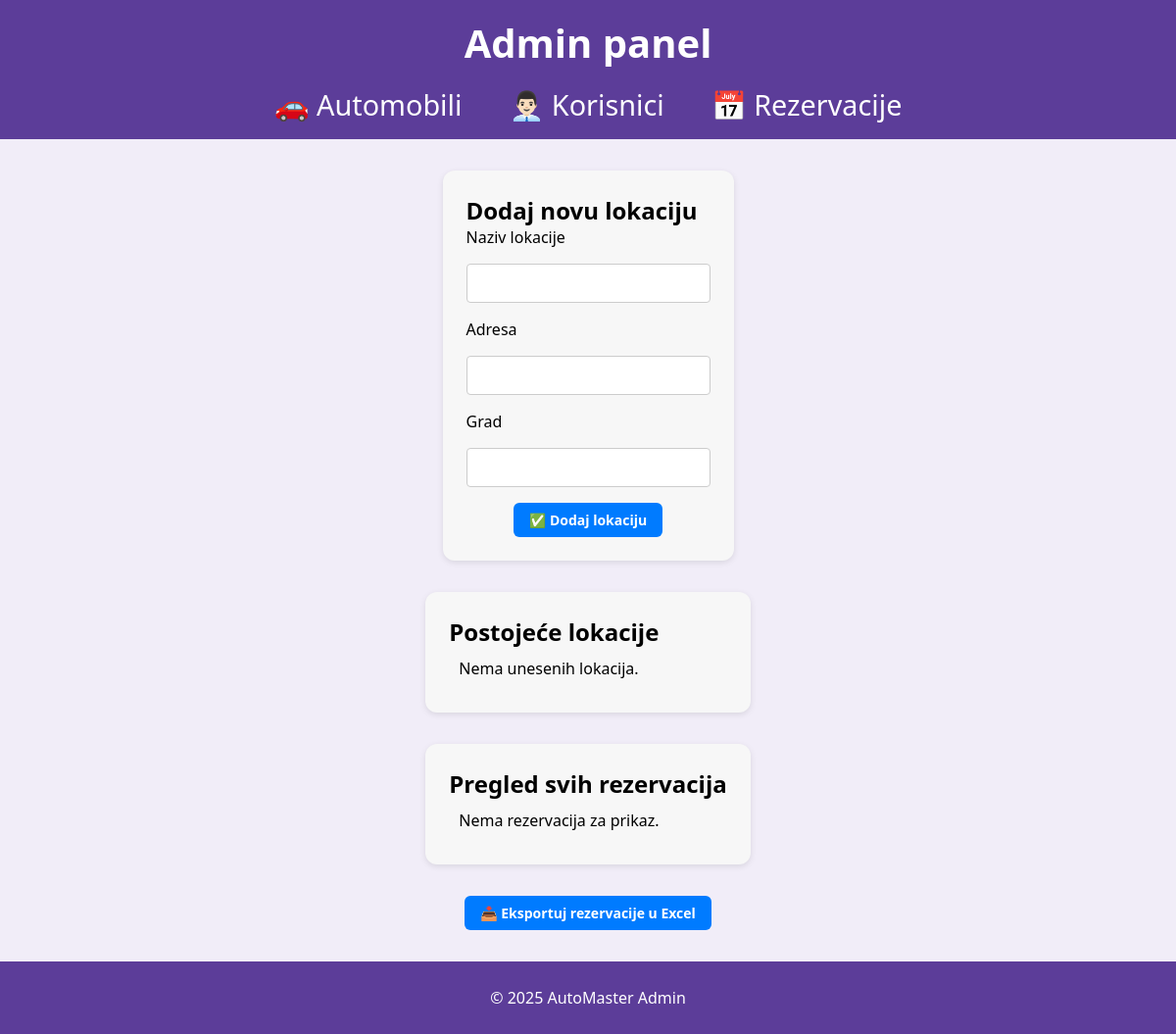
Page /admin/rezervacije (signed in) on the earlier database version.
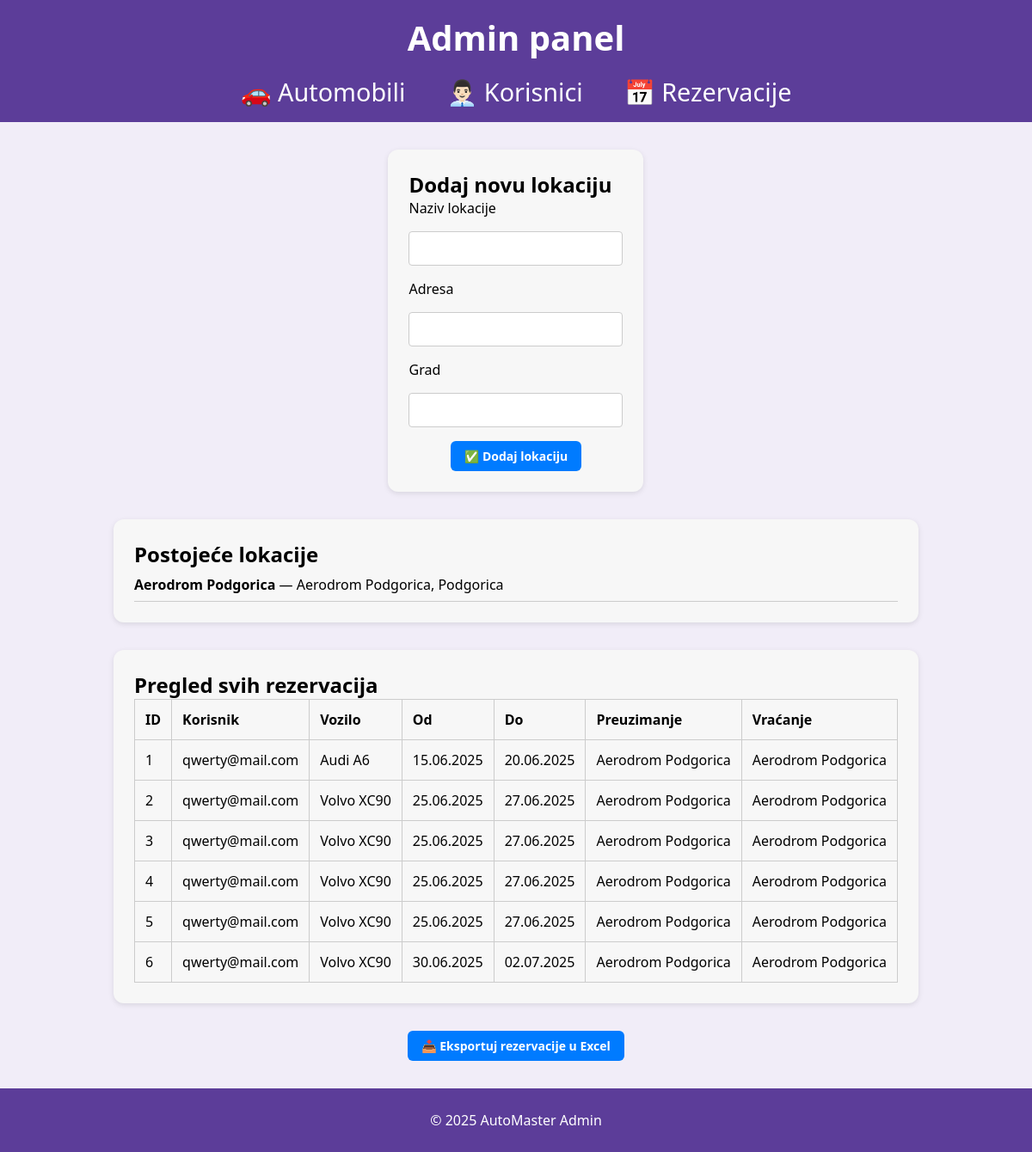
Same page on the later database version.
### app/models.py (models this page shows)
class Location(db.Model):
    __tablename__ = "locations"
    id = db.Column(db.Integer, primary_key=True)
    name = db.Column(db.String(100), nullable=False)
    address = db.Column(db.String(200))
    city = db.Column(db.String(100))

class Reservation(db.Model):
    __tablename__ = "reservations"
    id = db.Column(db.Integer, primary_key=True)
    car_id = db.Column(db.Integer, db.ForeignKey("cars.id"), nullable=False)
    user_id = db.Column(db.Integer, db.ForeignKey("users.id"), nullable=False)
    date_from = db.Column(db.Date, nullable=False)
    date_to = db.Column(db.Date, nullable=False)
    total_price = db.Column(db.Float)
    status = db.Column(db.String(20))
    pickup_location_id = db.Column(db.Integer, db.ForeignKey("locations.id"))
    return_location_id = db.Column(db.Integer, db.ForeignKey("locations.id"))
    pickup_location = db.relationship("Location", foreign_keys=[pickup_location_id])
    return_location = db.relationship("Location", foreign_keys=[return_location_id])

class User(db.Model, UserMixin):
    __tablename__ = "users"
    id = db.Column(db.Integer, primary_key=True)
    first_name = db.Column(db.String(50))
    last_name = db.Column(db.String(50))
    phone = db.Column(db.String(20))
    email = db.Column(db.String(120), unique=True, nullable=False)
    password = db.Column(db.String(128))
    role = db.Column(db.String(20), default="user")
    reservations = db.relationship("Reservation", backref="user", lazy="select")
    reviews = db.relationship("Review", backref="user", lazy="select")

class Brand(db.Model):
    __tablename__ = "brands"
    id = db.Column(db.Integer, primary_key=True)
    name = db.Column(db.String(50), unique=True, nullable=False)
    models = db.relationship("Model", backref="brand", lazy="select")

class Model(db.Model):
    __tablename__ = "models"
    id = db.Column(db.Integer, primary_key=True)
    brand_id = db.Column(db.Integer, db.ForeignKey("brands.id"), nullable=False)
    name = db.Column(db.String(50), nullable=False)
    cars = db.relationship("Car", backref="model", lazy="select")

### app/routes.py (the view, shortened to what this page needs)
@bp.route("/admin/rezervacije", methods=["GET", "POST"])
@login_required
def admin_reservations():
    reservations = Reservation.query.all()
    locations = Location.query.all()
    return render_template(
        "admin/reservations.html", reservations=reservations, locations=locations
    )

### app/__init__.py (called while the page is built)
def create_app():
    app = Flask(__name__)
    app.config["SQLALCHEMY_DATABASE_URI"] = "sqlite:///app.db"
    app.config["SQLALCHEMY_TRACK_MODIFICATIONS"] = False
    app.config["SECRET_KEY"] = "6f3b1c832e2e4d9b9f2fc5a5d4d20e13"
    app.config["UPLOAD_FOLDER"] = os.path.join(app.root_path, "static", "uploads")
    from app.routes import bp
    app.register_blueprint(bp)
    db.init_app(app)
    from app import routes
    login_manager.init_app(app)
    @login_manager.user_loader
    def load_user(user_id):
        return User.query.get(int(user_id))
    return app

### app/templates/admin/reservations.html (shortened to what this page needs)
<!DOCTYPE html>
<html lang="hr">
<head>
    <link rel="stylesheet" href="{{ url_for('static', filename='css/style.css') }}" />
</head>
<body>
    <header>
        <h1 class="site-title">Admin panel</h1>
        <nav>
            <ul>
                <li><a href="{{ url_for('main.admin_cars') }}">🚗 Automobili</a></li>
                <li><a href="{{ url_for('main.admin_users') }}">👨🏻‍💼 Korisnici</a></li>
                <li><a href="{{ url_for('main.admin_reservations') }}">📅 Rezervacije</a></li>
            </ul>
        </nav>
    </header>
    <main class="admin-container">
        <section class="form-section">
            <h2>Dodaj novu lokaciju</h2>
            <form method="POST" class="register-form">
                <label for="name">Naziv lokacije</label>
                <input type="text" name="name" id="name" required />
                <label for="address">Adresa</label>
                <input type="text" name="address" id="address" />
                <label for="city">Grad</label>
                <input type="text" name="city" id="city" />
                <button type="submit" class="link-button blue">✅ Dodaj lokaciju</button>
            </form>
        </section>
        <section class="existing-locations">
            <h2>Postojeće lokacije</h2>
            {% if locations %}
            <ul class="location-list">
                {% for loc in locations %}
                <li>
                    <strong>{{ loc.name }}</strong> — {{ loc.address or "Bez adrese" }}, {{ loc.city or "Bez grada" }}
                </li>
                {% endfor %}
            </ul>
            {% else %}
            <p>Nema unesenih lokacija.</p>
            {% endif %}
        </section>
        <section class="reservation-table">
            <h2>Pregled svih rezervacija</h2>
            {% if reservations %}
            <table>
                <thead>
                    <tr>
                        <th>ID</th>
                        <th>Korisnik</th>
                        <th>Vozilo</th>
                        <th>Od</th>
                        <th>Do</th>
                        <th>Preuzimanje</th>
                        <th>Vraćanje</th>
                    </tr>
                </thead>
                <tbody>
                    {% for res in reservations %}
                    <tr>
                        <td>{{ res.id }}</td>
                        <td>{{ res.user.email }}</td>
                        <td>{{ res.car.model.brand.name }} {{ res.car.model.name }}</td>
                        <td>{{ res.date_from.strftime('%d.%m.%Y') }}</td>
                        <td>{{ res.date_to.strftime('%d.%m.%Y') }}</td>
                        <td>{{ res.pickup_location.name }}</td>
                        <td>{{ res.return_location.name }}</td>
                    </tr>
                    {% endfor %}
                </tbody>
            </table>
            {% else %}
            <p>Nema rezervacija za prikaz.</p>
            {% endif %}
        </section>
        <a href="{{ url_for('main.export_reservations') }}" class="link-button blue">📥 Eksportuj rezervacije u
            Excel</a>
    </main>
    <footer>
        <p>&copy; 2025 AutoMaster Admin</p>
    </footer>
</body>
</html>

Differences in the rows shown:
added Location: name "Aerodrom Podgorica", address "Aerodrom Podgorica", city "Podgorica"
added Reservation: id "1", user.email "qwerty@mail.com", car.model.brand.name "Audi", car.model.name "A6", date_from "15.06.2025", date_to "20.06.2025", pickup_location.name "Aerodrom Podgorica", return_location.name "Aerodrom Podgorica"
added Reservation: id "2", user.email "qwerty@mail.com", car.model.brand.name "Volvo", car.model.name "XC90", date_from "25.06.2025", date_to "27.06.2025", pickup_location.name "Aerodrom Podgorica", return_location.name "Aerodrom Podgorica"
added Reservation: id "3", user.email "qwerty@mail.com", car.model.brand.name "Volvo", car.model.name "XC90", date_from "25.06.2025", date_to "27.06.2025", pickup_location.name "Aerodrom Podgorica", return_location.name "Aerodrom Podgorica"
added Reservation: id "4", user.email "qwerty@mail.com", car.model.brand.name "Volvo", car.model.name "XC90", date_from "25.06.2025", date_to "27.06.2025", pickup_location.name "Aerodrom Podgorica", return_location.name "Aerodrom Podgorica"
added Reservation: id "5", user.email "qwerty@mail.com", car.model.brand.name "Volvo", car.model.name "XC90", date_from "25.06.2025", date_to "27.06.2025", pickup_location.name "Aerodrom Podgorica", return_location.name "Aerodrom Podgorica"
added Reservation: id "6", user.email "qwerty@mail.com", car.model.brand.name "Volvo", car.model.name "XC90", date_from "30.06.2025", date_to "02.07.2025", pickup_location.name "Aerodrom Podgorica", return_location.name "Aerodrom Podgorica"
Other differences:
text no longer shown: "Nema unesenih lokacija. Nema rezervacija za prikaz."
text now shown: "ID Korisnik Vozilo Od Do Preuzimanje Vraćanje"
